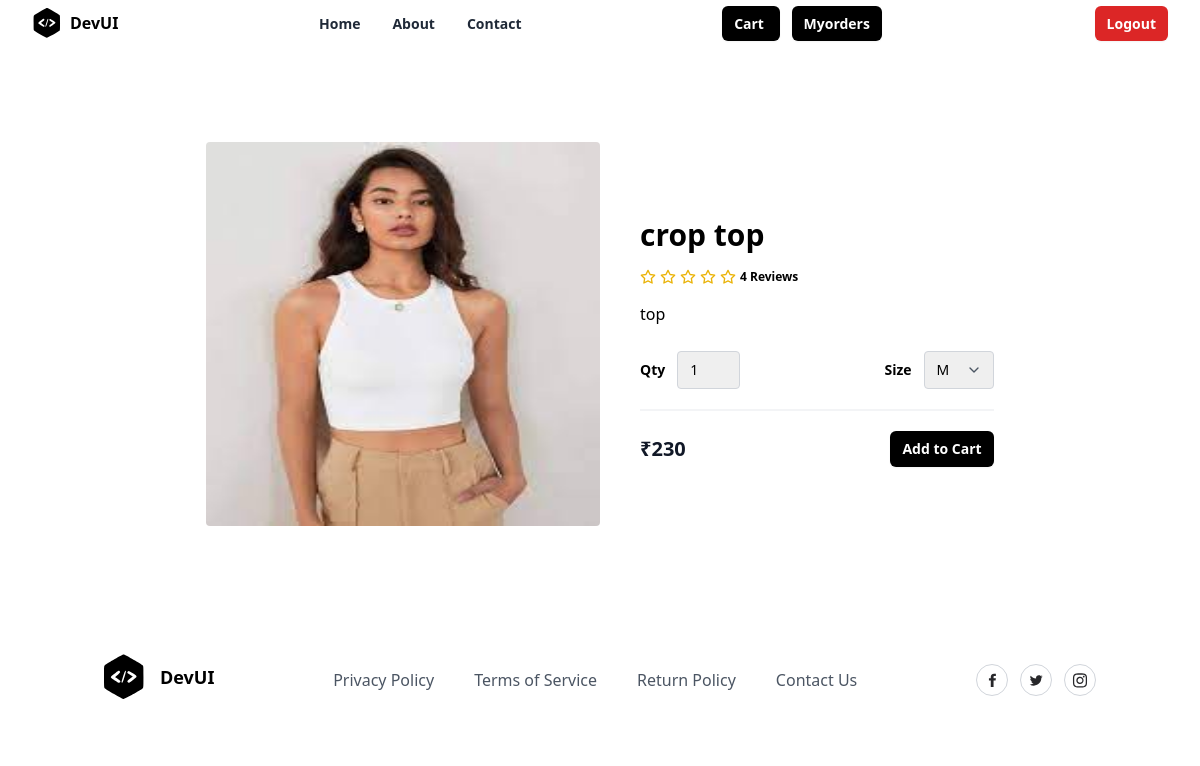
Page /product/3/ on the committed database.
### store/models.py (models this page shows)
class Product(models.Model):
    title = models.CharField(max_length=200)
    description = models.TextField(null=True, blank=True)
    size_object = models.ManyToManyField(Size)
    category_object = models.ForeignKey(Category, on_delete=models.CASCADE)
    brand_object = models.ForeignKey(Brand, on_delete=models.CASCADE)
    image = models.ImageField(upload_to='product_images', null=True, blank=True, default='product_images/default.jpg')
    price = models.PositiveIntegerField()
    tag_object=models.ManyToManyField(Tag)
    created_date = models.DateTimeField(auto_now_add=True)
    updated_date = models.DateTimeField(auto_now=True)
    is_active = models.BooleanField(default=True)
    def __str__(self):
        return self.title

### store/views.py (the view)
# urls.py: path('product/<int:pk>/',views.ProductDetailView.as_view(),name="product-detail"),
class ProductDetailView(View):
    def get(self,request,*args,**kwargs):
        id=kwargs.get("pk")
        qs=Product.objects.get(id=id)
        return render(request,"product_detail.html",{"data":qs})

### store/templates/product_detail.html (shortened to what this page needs)
{%extends 'base.html'%}
{%block main_block%}
<section class="overflow-hidden">
    <form method="post" action="{%url 'addtocart' data.id%}">
    <div class="mx-auto max-w-5xl px-5 py-24">
      <div class="mx-auto flex flex-wrap items-center lg:w-4/5">
        <img
          alt="Nike Air Max 21A"
          class="h-64 w-full rounded object-fills lg:h-96 lg:w-1/2"
          src="{{data.image.url}}"
        />
        <div class="mt-6 w-full lg:mt-0 lg:w-1/2 lg:pl-10">
          <h1 class="my-4 text-3xl font-semibold text-black"> {{data.title}}</h1>
          <div class="my-4 flex items-center">
            <span class="flex items-center space-x-1">
              <span class="ml-3 inline-block text-xs font-semibold">
                4 Reviews
              </span>
            </span>
          </div>
          <p class="leading-relaxed">
           {{data.description}}
          </p>
          <div class="mb-5 mt-6 flex items-center border-b-2 border-gray-100 pb-5">
            <div class="flex items-center">
              <span class="mr-3 text-sm font-semibold">Qty</span>
              <select name="qty" class="appearance-none rounded border border-gray-300 py-2 pl-3 pr-10 text-sm focus:border-black focus:outline-none focus:ring-2 focus:ring-black">
                <option>1</option>
              </select>
            </div>
            <div class="ml-auto flex items-center">
              <span class="mr-3 text-sm font-semibold">Size</span>
              <div class="relative">
                <select name="size" class="appearance-none rounded border border-gray-300 py-2 pl-3 pr-10 text-sm focus:border-black focus:outline-none focus:ring-2 focus:ring-black">
                  {%for sob in data.size_object.all%}
                        <option value="{{sob.name}}">{{sob.name}}</option>
                  {%endfor%}
                </select>
                <span class="pointer-events-none absolute right-0 top-0 flex h-full w-10 items-center justify-center text-center text-gray-600">
                </span>
              </div>
            </div>
          </div>
          <div class="flex items-center justify-between">
            <span class="title-font text-xl font-bold text-gray-900">
              ₹{{data.price}}
            </span>
            <button
              type="submit"
              class="rounded-md bg-black px-3 py-2 text-sm font-semibold text-white shadow-sm hover:bg-black/80 focus-visible:outline focus-visible:outline-2 focus-visible:outline-offset-2 focus-visible:outline-black"
            >
              Add to Cart
            </button>
          </div>
        </div>
      </div>
    </div>
  </form>
  </section>
{%endblock%}

### rows in the picture
Product: image (picture), title "crop top", description "top", price "230"

### other values in the picture
form field size "M"
